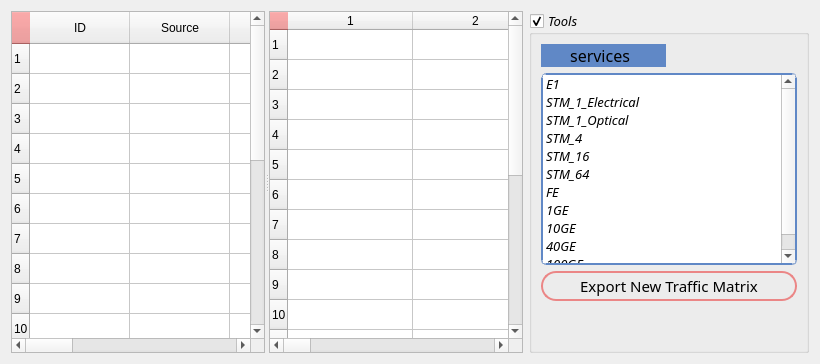
       <widget class="QWidget" name="TrafficMatrixTab">
        <attribute name="title">
         <string>Traffic Matrix Tab</string>
        </attribute>
        <layout class="QGridLayout" name="gridLayout_12">
         <item row="0" column="0">
          <widget class="QSplitter" name="splitter_2">
           <property name="orientation">
            <enum>Qt::Horizontal</enum>
           </property>
           <widget class="QTableWidget" name="General_TM">
            <property name="styleSheet">
             <string notr="true">QTableWidget {
    
	
	selection-background-color: #C0C0C0
}
QTableWidget QTableCornerButton::section {
    background: #EB8686;
  }</string>
            </property>
            <property name="frameShadow">
             <enum>QFrame::Sunken</enum>
            </property>
            <property name="lineWidth">
             <number>1</number>
            </property>
            <property name="dragDropOverwriteMode">
             <bool>true</bool>
            </property>
            <property name="alternatingRowColors">
             <bool>false</bool>
            </property>
            <property name="rowCount">
             <number>20</number>
            </property>
            <property name="columnCount">
             <number>9</number>
            </property>
            <row/>
            <row/>
            <row/>
            <row/>
            <row/>
            <row/>
            <row/>
            <row/>
            <row/>
            <row/>
            <row/>
            <row/>
            <row/>
            <row/>
            <row/>
            <row/>
            <row/>
            <row/>
            <row/>
            <row/>
            <column>
             <property name="text">
              <string>ID</string>
             </property>
            </column>
            <column>
             <property name="text">
              <string>Source</string>
             </property>
            </column>
            <column>
             <property name="text">
              <string>Destination</string>
             </property>
            </column>
            <column>
             <property name="text">
              <string>Old
Cable Type</string>
             </property>
            </column>
            <column>
             <property name="text">
              <string>Cable
Type</string>
             </property>
            </column>
            <column>
             <property name="text">
              <string>Distance
Real (Km)</string>
             </property>
            </column>
            <column>
             <property name="text">
              <string>Att. (dB/ Km )
for Network Plan </string>
             </property>
            </column>
            <column>
             <property name="text">
              <string>Status</string>
             </property>
            </column>
            <column>
             <property name="text">
              <string>Degree</string>
             </property>
            </column>
           </widget>
           <widget class="QTableWidget" name="Traffic_matrix">
            <property name="maximumSize">
             <size>
              <width>16777215</width>
              <height>16777215</height>
             </size>
            </property>
            <property name="styleSheet">
             <string notr="true">QTableWidget {
    
	
	selection-background-color: #C0C0C0 ;
  
	
}
QTableWidget QTableCornerButton::section {
    background: #EB8686;
  }</string>
            </property>
            <property name="alternatingRowColors">
             <bool>false</bool>
            </property>
            <property name="textElideMode">
             <enum>Qt::ElideMiddle</enum>
            </property>
            <property name="showGrid">
             <bool>true</bool>
            </property>
            <property name="gridStyle">
             <enum>Qt::SolidLine</enum>
            </property>
            <property name="sortingEnabled">
             <bool>false</bool>
            </property>
            <property name="rowCount">
             <number>20</number>
            </property>
            <property name="columnCount">
             <number>10</number>
            </property>
            <attribute name="horizontalHeaderCascadingSectionResizes">
             <bool>true</bool>
            </attribute>
            <attribute name="horizontalHeaderDefaultSectionSize">
             <number>125</number>
            </attribute>
            <attribute name="horizontalHeaderShowSortIndicator" stdset="0">
             <bool>false</bool>
            </attribute>
            <attribute name="verticalHeaderShowSortIndicator" stdset="0">
             <bool>true</bool>
            </attribute>
            <attribute name="verticalHeaderStretchLastSection">
             <bool>false</bool>
            </attribute>
            <row/>
            <row/>
            <row/>
            <row/>
            <row/>
            <row/>
            <row/>
            <row/>
            <row/>
            <row/>
            <row/>
            <row/>
            <row/>
            <row/>
            <row/>
            <row/>
            <row/>
            <row/>
            <row/>
            <row/>
            <column/>
            <column/>
            <column/>
            <column/>
            <column/>
            <column/>
            <column/>
            <column/>
            <column/>
            <column/>
           </widget>
          </widget>
         </item>
         <item row="0" column="1">
          <widget class="QGroupBox" name="TM_groupbox">
           <property name="font">
            <font>
             <family>Bahnschrift</family>
             <pointsize>10</pointsize>
             <italic>true</italic>
            </font>
           </property>
           <property name="mouseTracking">
            <bool>false</bool>
           </property>
           <property name="accessibleDescription">
            <string/>
           </property>
           <property name="title">
            <string>Tools</string>
           </property>
           <property name="flat">
            <bool>true</bool>
           </property>
           <property name="checkable">
            <bool>true</bool>
           </property>
           <property name="checked">
            <bool>true</bool>
           </property>
           <layout class="QGridLayout" name="gridLayout_5">
            <item row="0" column="0">
             <widget class="QLabel" name="label_7">
              <property name="font">
               <font>
                <family>Bahnschrift SemiBold Condensed</family>
                <pointsize>12</pointsize>
                <weight>7</weight>
                <italic>false</italic>
                <bold>false</bold>
               </font>
              </property>
              <property name="styleSheet">
               <string notr="true">QLabel {
  
	
	font: 63 12pt &quot;Bahnschrift SemiBold Condensed&quot;;
	background-color:  #6088C6;
}</string>
              </property>
              <property name="frameShape">
               <enum>QFrame::NoFrame</enum>
              </property>
              <property name="frameShadow">
               <enum>QFrame::Sunken</enum>
              </property>
              <property name="text">
               <string>       services</string>
              </property>
             </widget>
            </item>
            <item row="1" column="0" colspan="2">
             <widget class="QListWidget" name="listWidget">
              <property name="font">
               <font>
                <family>Bahnschrift</family>
                <pointsize>10</pointsize>
               </font>
              </property>
              <property name="styleSheet">
               <string notr="true">QListWidget {
    alternate-background-color: yellow;
	border:2px double;
	border-color: #6088C6;
	border-radius: 5px; 
    
}
QListWidget {
    show-decoration-selected: 1; /* make the selection span the entire width of the view */
}

QListWidget::item:alternate {
    background: #EEEEEE;
}

QListWidget::item:selected {
    border: 1px solid #6a6ea9;
}

QListWidget::item:selected:!active {
    background: qlineargradient(x1: 0, y1: 0, x2: 0, y2: 1,
                                stop: 0 #ABAFE5, stop: 1 #8588B2);
}

QListWidget::item:selected:active {
    background: qlineargradient(x1: 0, y1: 0, x2: 0, y2: 1,
                                stop: 0 #6a6ea9, stop: 1 #888dd9);
}

QListWidget::item:hover {
    background: qlineargradient(x1: 0, y1: 0, x2: 0, y2: 1,
                                stop: 0 #FAFBFE, stop: 1 #DCDEF1);
}</string>
              </property>
              <item>
               <property name="text">
                <string>E1</string>
               </property>
              </item>
              <item>
               <property name="text">
                <string>STM_1_Electrical</string>
               </property>
              </item>
              <item>
               <property name="text">
                <string>STM_1_Optical</string>
               </property>
              </item>
              <item>
               <property name="text">
                <string>STM_4</string>
               </property>
              </item>
              <item>
               <property name="text">
                <string>STM_16</string>
               </property>
              </item>
              <item>
               <property name="text">
                <string>STM_64</string>
               </property>
              </item>
              <item>
               <property name="text">
                <string>FE</string>
               </property>
              </item>
              <item>
               <property name="text">
                <string>1GE</string>
               </property>
              </item>
              <item>
               <property name="text">
                <string>10GE</string>
               </property>
              </item>
              <item>
               <property name="text">
                <string>40GE</string>
               </property>
              </item>
              <item>
               <property name="text">
                <string>100GE</string>
               </property>
              </item>
             </widget>
            </item>
            <item row="4" column="0">
             <spacer name="verticalSpacer_2">
              <property name="orientation">
               <enum>Qt::Vertical</enum>
              </property>
              <property name="sizeHint" stdset="0">
               <size>
                <width>20</width>
                <height>40</height>
               </size>
              </property>
             </spacer>
            </item>
            <item row="2" column="0" rowspan="2" colspan="2">
             <widget class="QPushButton" name="SaveChanges_button">
              <property name="minimumSize">
               <size>
                <width>84</width>
                <height>30</height>
               </size>
              </property>
              <property name="font">
               <font>
                <family>Bahnschrift Condensed</family>
                <pointsize>11</pointsize>
                <weight>9</weight>
                <italic>false</italic>
                <bold>false</bold>
               </font>
              </property>
              <property name="styleSheet">
               <string notr="true">QPushButton {
	
	
	font: 75 11pt &quot;Bahnschrift Condensed&quot;;
	
    border: 2px solid #8f8f91; min-width: 80px;
	border-color: #EB8686; 
    border-radius: 15px;
}

QPushButton:pressed,hover {
    background-color: #EB8686; 
}
QPushButton:hover {
    background-color: #EB8686; 
}
QPushButton:flat {
    border: none; /* no border for a flat push button */
}

QPushButton:default {
    border-color: navy; /* make the default button prominent */
}</string>
              </property>
              <property name="text">
               <string>Export New Traffic Matrix</string>
              </property>
             </widget>
            </item>
           </layout>
          </widget>
         </item>
        </layout>
       </widget>
